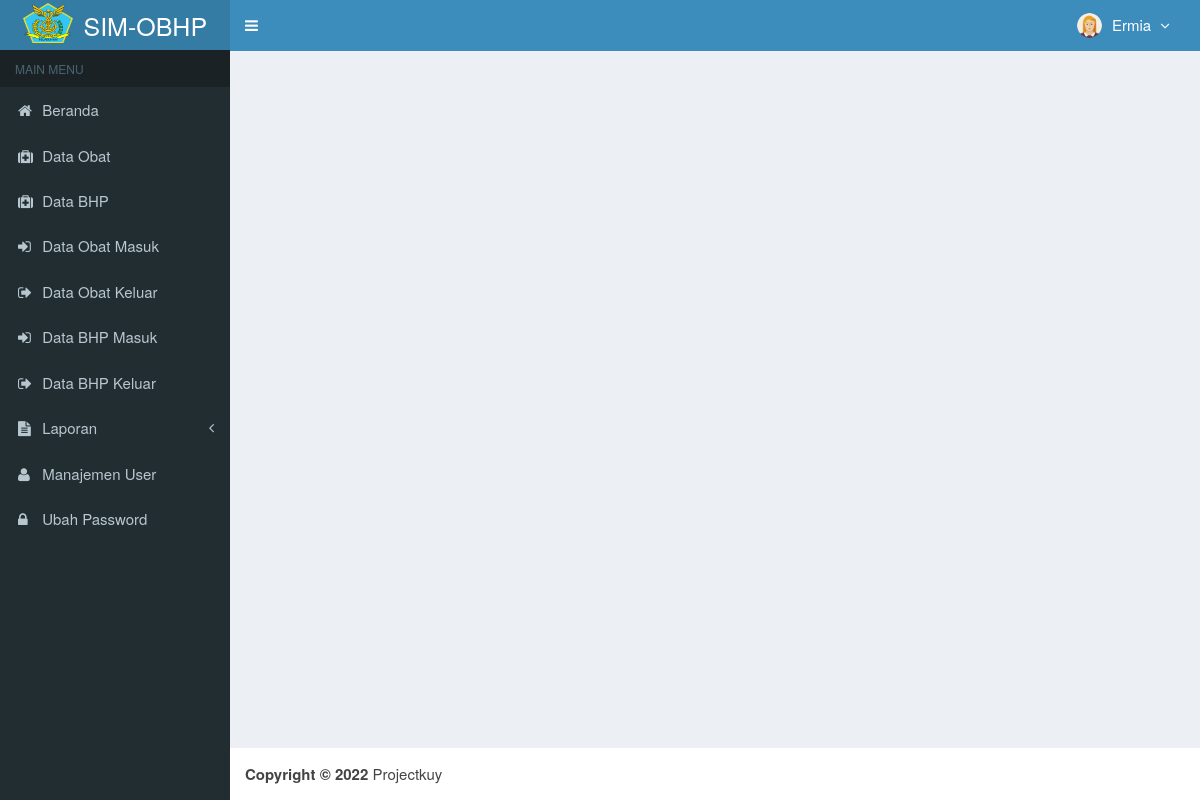
The page /main.php (signed in) on the database its author committed.
### tables this page shows
CREATE TABLE `is_users` (
  `id_user` int(3) NOT NULL,
  `username` varchar(50) NOT NULL,
  `nama_user` varchar(50) NOT NULL,
  `password` varchar(50) NOT NULL,
  `email` varchar(50) DEFAULT NULL,
  `telepon` varchar(13) DEFAULT NULL,
  `foto` varchar(100) DEFAULT NULL,
  `hak_akses` enum('Super Admin','Manajer','Gudang') NOT NULL,
  `status` enum('aktif','blokir') NOT NULL DEFAULT 'aktif',
  `created_at` timestamp NOT NULL DEFAULT CURRENT_TIMESTAMP,
  `updated_at` timestamp NOT NULL DEFAULT CURRENT_TIMESTAMP ON UPDATE CURRENT_TIMESTAMP
);

### top-menu.php (the view, shortened to what this page needs)
<?php
require_once "config/database.php";
$query = mysqli_query($mysqli, "SELECT id_user, nama_user, foto, hak_akses FROM is_users WHERE id_user='$_SESSION[id_user]'")
                                or die('Ada kesalahan pada query tampil Manajemen User: '.mysqli_error($mysqli));
$data = mysqli_fetch_assoc($query);
?>
<li class="dropdown user user-menu">
  <a href="#" class="dropdown-toggle" data-toggle="dropdown">
  <?php
  if ($data['foto']=="") { ?>
    <img src="images/user/user-default.png" class="user-image" alt="User Image"/>
  <?php
  }
  else { ?>
    <img src="images/user/<?php echo $data['foto']; ?>" class="user-image" alt="User Image"/>
  <?php
  }
  ?>
    <span class="hidden-xs"><?php echo $data['nama_user']; ?> <i style="margin-left:5px" class="fa fa-angle-down"></i></span>
  </a>
</li>

### assets/css/style.css (style rules this page uses)
body { background-color: #fff; color: #333; font-size: 15px; line-height: 1.42857; }

### rows shown on the page
is_users: foto (picture), nama_user "Ermia"
